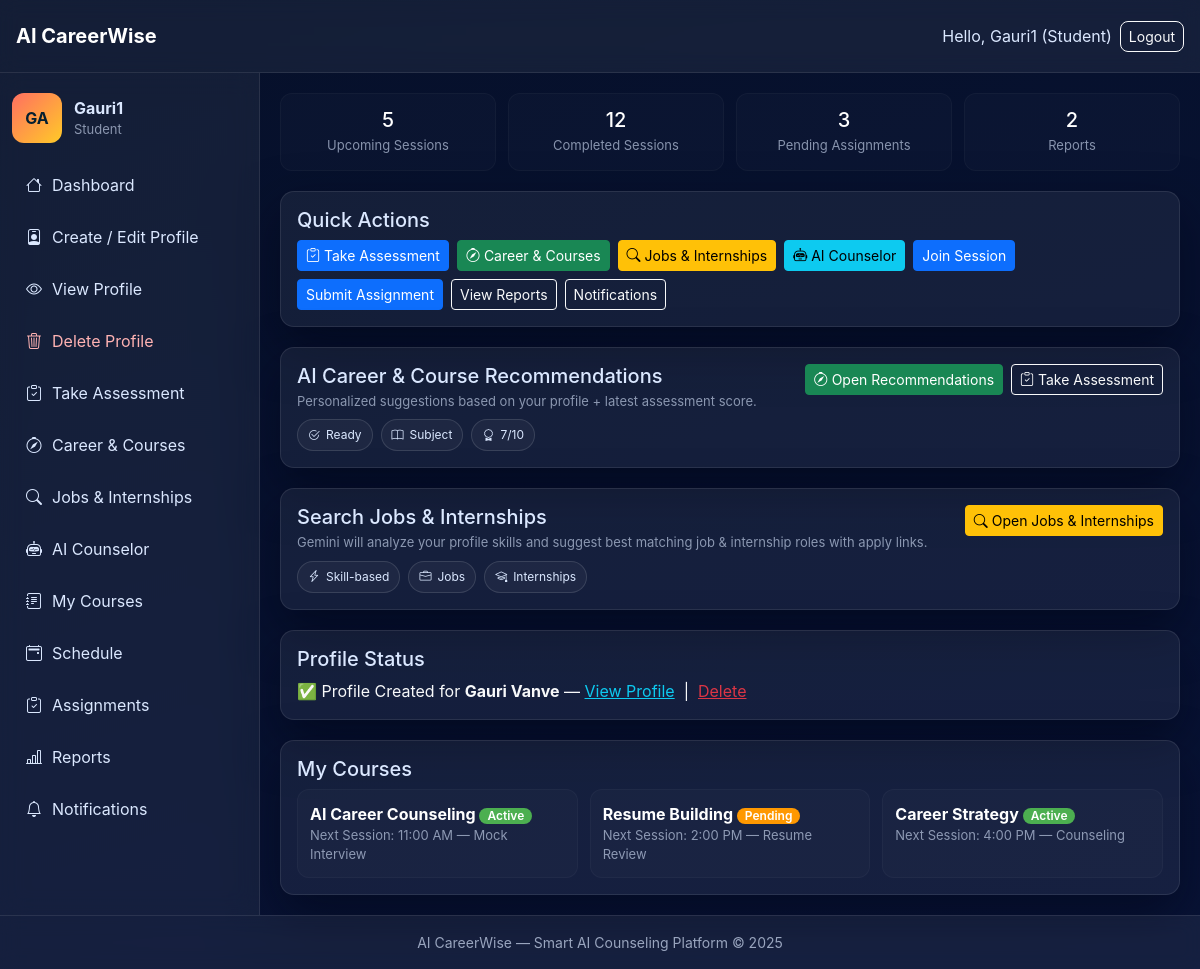
The app's page /student_dashboard/ (signed in) with its own data.
### Virtaul_App/models.py (models this page shows, shortened)
class StudentAssessmentAttempt(models.Model):
    user = models.ForeignKey(User, on_delete=models.CASCADE, related_name="assessment_attempts")
    subject = models.CharField(max_length=120, blank=True, default="")
    interests_snapshot = models.JSONField(default=list, blank=True)
    skills_snapshot = models.JSONField(default=list, blank=True)
    questions = models.JSONField(default=list)
    answers = models.JSONField(default=dict, blank=True)
    score = models.IntegerField(default=0)
    total = models.IntegerField(default=10)
    model_name = models.CharField(max_length=80, default="gemini-2.5-flash")
    created_at = models.DateTimeField(auto_now_add=True)
    completed_at = models.DateTimeField(null=True, blank=True)
    career_recommendations = models.JSONField(default=dict, blank=True)
    career_model_name = models.CharField(max_length=80, blank=True, default="")
    career_created_at = models.DateTimeField(null=True, blank=True)

class StudentProfile(models.Model):
    user = models.OneToOneField(User, on_delete=models.CASCADE, related_name="student_profile")
    full_name = models.CharField(max_length=120, blank=True)
    phone = models.CharField(max_length=20, blank=True)
    email = models.EmailField(blank=True)
    dob = models.DateField(null=True, blank=True)
    gender = models.CharField(max_length=20, blank=True)
    city = models.CharField(max_length=80, blank=True)
    state = models.CharField(max_length=80, blank=True)
    highest_education = models.CharField(max_length=120, blank=True)   # e.g. 12th / Diploma / BSc / BE
    degree = models.CharField(max_length=120, blank=True)              # e.g. BE
    branch = models.CharField(max_length=120, blank=True)              # e.g. CS / IT
    college = models.CharField(max_length=200, blank=True)
    year_of_study = models.CharField(max_length=50, blank=True)        # e.g. 3rd year
    cgpa_or_percent = models.CharField(max_length=50, blank=True)
    skills = models.JSONField(default=list, blank=True)     # stored as ["Python","SQL"]
    interests = models.JSONField(default=list, blank=True)  # stored as ["NLP","Data Science"]
    strengths = models.TextField(blank=True)
    weaknesses = models.TextField(blank=True)
    career_goal = models.CharField(max_length=200, blank=True)
    preferred_roles = models.CharField(max_length=250, blank=True)
    linkedin_url = models.URLField(blank=True)
    github_url = models.URLField(blank=True)
    resume = models.FileField(upload_to="resumes/", blank=True, null=True)
    photo = models.ImageField(upload_to="student_photos/", blank=True, null=True)
    updated_at = models.DateTimeField(auto_now=True)

### Virtaul_App/views.py (the view)
# urls.py: path("student_dashboard/", views.student_dashboard, name="student_dashboard"),
@login_required
def student_dashboard(request):
    student_profile = StudentProfile.objects.filter(user=request.user).first()
    last_attempt = (
        StudentAssessmentAttempt.objects
        .filter(user=request.user, completed_at__isnull=False)
        .order_by("-completed_at")
        .first()
    )
    return render(request, "student_dashboard.html", {
        "user": request.user,
        "student_profile": student_profile,
        "last_attempt": last_attempt,
    })

### templates/student_dashboard.html (shortened to what this page needs)
<!DOCTYPE html>
<html lang="en">
<head>
<link href="https://cdn.jsdelivr.net/npm/bootstrap@5.3.3/dist/css/bootstrap.min.css" rel="stylesheet">
<link href="https://cdn.jsdelivr.net/npm/bootstrap-icons@1.11.1/font/bootstrap-icons.css" rel="stylesheet">
</head>
<body>
<nav class="navbar navbar-expand-lg py-3 px-3">
  <a class="navbar-brand" href="#">AI CareerWise</a>
  <div class="ms-auto d-flex align-items-center gap-2">
    <span>Hello, {{ request.user.username }} (Student)</span>
    <a href="{% url 'logout' %}" class="btn btn-outline-light btn-sm">Logout</a>
  </div>
</nav>
<div class="dashboard">
  <aside class="sidebar">
    <div class="profile">
      <div class="avatar">{{ request.user.username|slice:":2"|upper }}</div>
      <div>
        <strong>{{ request.user.username }}</strong>
        <div style="font-size:13px;color:#dbe8ff99">Student</div>
      </div>
    </div>
    <a href="#"><i class="bi bi-house"></i> Dashboard</a>
    <a href="{% url 'student_profile' %}"><i class="bi bi-person-badge"></i> Create / Edit Profile</a>
    {% if student_profile %}
      <a href="{% url 'student_profile_view' %}"><i class="bi bi-eye"></i> View Profile</a>
      <a class="danger-link" href="{% url 'student_profile_delete' %}">
        <i class="bi bi-trash3"></i> Delete Profile
      </a>
    {% endif %}
    <a href="{% url 'student_assessment' %}">
      <i class="bi bi-clipboard-check"></i> Take Assessment
    </a>
    <a href="/student_career/">
      <i class="bi bi-compass"></i> Career & Courses
    </a>
    <a href="/student_jobs/">
      <i class="bi bi-search"></i> Jobs & Internships
    </a>
    <a href="{% url 'ai_counselor' %}">
      <i class="bi bi-robot"></i> AI Counselor
    </a>
    <a href="#"><i class="bi bi-journal-text"></i> My Courses</a>
    <a href="#"><i class="bi bi-calendar2-event"></i> Schedule</a>
    <a href="#"><i class="bi bi-clipboard-check"></i> Assignments</a>
    <a href="#"><i class="bi bi-bar-chart-line"></i> Reports</a>
    <a href="#"><i class="bi bi-bell"></i> Notifications</a>
  </aside>
  <main class="main">
    <div class="stats-grid">
      <div class="stats-card"><h5>5</h5><p>Upcoming Sessions</p></div>
      <div class="stats-card"><h5>12</h5><p>Completed Sessions</p></div>
      <div class="stats-card"><h5>3</h5><p>Pending Assignments</p></div>
      <div class="stats-card"><h5>2</h5><p>Reports</p></div>
    </div>
    <div class="panel">
      <h5>Quick Actions</h5>
      <div class="d-flex flex-wrap gap-2 mt-2">
        <a href="{% url 'student_assessment' %}" class="btn btn-primary btn-sm">
          <i class="bi bi-clipboard-check"></i> Take Assessment
        </a>
        <a href="/student_career/" class="btn btn-success btn-sm">
          <i class="bi bi-compass"></i> Career & Courses
        </a>
        <a href="/student_jobs/" class="btn btn-warning btn-sm">
          <i class="bi bi-search"></i> Jobs & Internships
        </a>
        <a href="{% url 'ai_counselor' %}" class="btn btn-info btn-sm">
          <i class="bi bi-robot"></i> AI Counselor
        </a>
        <button class="btn btn-primary btn-sm">Join Session</button>
        <button class="btn btn-primary btn-sm">Submit Assignment</button>
        <button class="btn btn-outline-light btn-sm">View Reports</button>
        <button class="btn btn-outline-light btn-sm">Notifications</button>
      </div>
    </div>
    <div class="panel">
      <div class="d-flex justify-content-between align-items-start flex-wrap gap-2">
        <div>
          <h5 class="mb-1">AI Career & Course Recommendations</h5>
          <div style="color:#dbe8ff99;font-size:13px;">
            Personalized suggestions based on your profile + latest assessment score.
          </div>
          {% if last_attempt %}
            <div class="mt-2 d-flex flex-wrap gap-2">
              <span class="pill"><i class="bi bi-check2-circle"></i> Ready</span>
              <span class="pill"><i class="bi bi-book"></i> {{ last_attempt.subject|default:"Subject" }}</span>
              <span class="pill"><i class="bi bi-award"></i> {{ last_attempt.score }}/{{ last_attempt.total }}</span>
            </div>
          {% else %}
            <div class="mt-2 d-flex flex-wrap gap-2">
              <span class="pill"><i class="bi bi-info-circle"></i> Complete 1 assessment to unlock</span>
            </div>
          {% endif %}
        </div>
        <div class="d-flex gap-2 flex-wrap">
          <a href="/student_career/" class="btn btn-success btn-sm">
            <i class="bi bi-compass"></i> Open Recommendations
          </a>
          <a href="{% url 'student_assessment' %}" class="btn btn-outline-light btn-sm">
            <i class="bi bi-clipboard-check"></i> Take Assessment
          </a>
        </div>
      </div>
    </div>
    <div class="panel">
      <div class="d-flex justify-content-between align-items-start flex-wrap gap-2">
        <div>
          <h5 class="mb-1">Search Jobs & Internships</h5>
          <div style="color:#dbe8ff99;font-size:13px;">
            Gemini will analyze your profile skills and suggest best matching job & internship roles with apply links.
          </div>
          <div class="mt-2 d-flex flex-wrap gap-2">
            <span class="pill"><i class="bi bi-lightning-charge"></i> Skill-based</span>
            <span class="pill"><i class="bi bi-briefcase"></i> Jobs</span>
            <span class="pill"><i class="bi bi-mortarboard"></i> Internships</span>
          </div>
        </div>
        <div class="d-flex gap-2 flex-wrap">
          <a href="/student_jobs/" class="btn btn-warning btn-sm">
            <i class="bi bi-search"></i> Open Jobs & Internships
          </a>
        </div>
      </div>
    </div>
    <div class="panel">
      <h5>Profile Status</h5>
      {% if student_profile %}
        <p class="mb-0 text-light">
          ✅ Profile Created for <b>{{ student_profile.full_name }}</b> —
          <a class="text-info" href="{% url 'student_profile_view' %}">View Profile</a>
          &nbsp;|&nbsp;
          <a class="text-danger" href="{% url 'student_profile_delete' %}">Delete</a>
        </p>
      {% else %}
        <p class="mb-0 text-light">
          ⚠️ Profile not created yet —
          <a class="text-info" href="{% url 'student_profile' %}">Create Profile</a>
        </p>
      {% endif %}
    </div>
    <div class="panel">
      <h5>My Courses</h5>
      <div class="course-list mt-2">
        <div class="course-card">
          <div class="title">AI Career Counseling <span class="badge badge-green">Active</span></div>
          <div class="info">Next Session: 11:00 AM — Mock Interview</div>
        </div>
        <div class="course-card">
          <div class="title">Resume Building <span class="badge badge-orange">Pending</span></div>
          <div class="info">Next Session: 2:00 PM — Resume Review</div>
        </div>
        <div class="course-card">
          <div class="title">Career Strategy <span class="badge badge-green">Active</span></div>
          <div class="info">Next Session: 4:00 PM — Counseling</div>
        </div>
      </div>
    </div>
  </main>
</div>
<footer>
  AI CareerWise — Smart AI Counseling Platform © 2025
</footer>
</body>
</html>

### templates/student_dashboard.html (style rules this page uses)
:root { --bg:#06102a; --accent:#0d6efd; --accent2:#6610f2; --glass:rgba(255,255,255,0.06); --glass-border:rgba(255,255,255,0.09); --text:#dbe8ff; --card-bg:rgba(255,255,255,0.02); --card-border:rgba(255,255,255,0.03); --hover:#0d6efd33; --green:#4caf50; --orange:#ff9800; --red:#f44336; }
body { margin:0; font-family:"Inter",sans-serif; background: linear-gradient(160deg,#06102a,#081336); color:var(--text); min-height:100vh; overflow-x:hidden; }
.navbar { background: var(--glass); backdrop-filter: blur(10px); border-bottom:1px solid var(--glass-border); }
.navbar-brand { color:#fff;font-weight:700; }
.navbar .btn { border-radius:8px; }
.dashboard { display:flex; min-height:calc(100vh - 56px); }
.sidebar { width:260px; background:var(--glass); backdrop-filter:blur(12px); border-right:1px solid var(--glass-border); display:flex; flex-direction:column; padding:20px 12px; }
.sidebar .profile { display:flex; align-items:center; gap:12px; margin-bottom:20px; }
.sidebar .avatar { width:50px;height:50px; background:linear-gradient(135deg,#ff6f61,#ffca28); border-radius:12px; display:grid; place-items:center; font-weight:700;color:#042030; }
.sidebar a { display:flex;align-items:center;gap:10px; padding:10px 14px; margin-bottom:8px; border-radius:10px; color:#dbe8ff;text-decoration:none; transition:0.2s; }
.sidebar a.danger-link { color:#ffb3b3; }
.pill { display:inline-flex; align-items:center; gap:6px; padding:6px 10px; border-radius:999px; border:1px solid rgba(255,255,255,0.12); background:rgba(255,255,255,0.04); color:#dbe8ff; font-size:12px; }
.main { flex:1; padding:20px; display:flex; flex-direction:column; gap:20px; }
.panel { background:var(--glass); border:1px solid var(--glass-border); border-radius:14px; padding:16px; box-shadow:0 20px 50px rgba(2,6,23,0.55); }
.stats-grid { display:grid; grid-template-columns:repeat(auto-fit,minmax(150px,1fr)); gap:12px; }
.stats-card { background:var(--card-bg); border:1px solid var(--card-border); border-radius:12px; padding:14px; text-align:center; }
.stats-card h5 { margin:0;color:#fff; }
.stats-card p { margin:4px 0 0;color:#dbe8ff99;font-size:13px; }
.course-list { display:grid; grid-template-columns: repeat(auto-fill,minmax(250px,1fr)); gap:12px; }
.course-card { background:var(--card-bg); border:1px solid var(--card-border); border-radius:12px; padding:12px; transition: transform 0.2s, box-shadow 0.2s; }
.course-card .title { font-weight:700;color:#fff; }
.course-card .info { font-size:13px;color:#dbe8ff99; }
.course-card .badge { padding:2px 8px; border-radius:8px; font-size:12px; color:#fff; font-weight:600; }
.badge-green { background:var(--green); }
.badge-orange { background:var(--orange); }
footer { background:var(--glass); backdrop-filter:blur(10px); border-top:1px solid var(--glass-border); padding:16px 20px; text-align:center; color:#dbe8ffaa; font-size:14px; margin-top:auto; }

### records on screen
StudentAssessmentAttempt: subject "Subject", score "7", total "10"
StudentProfile: full_name "Gauri Vanve"

### other values on screen
{{ request.user.username }} "Gauri1"
{{ request.user.username|slice:":2"|upper }} "GA"
